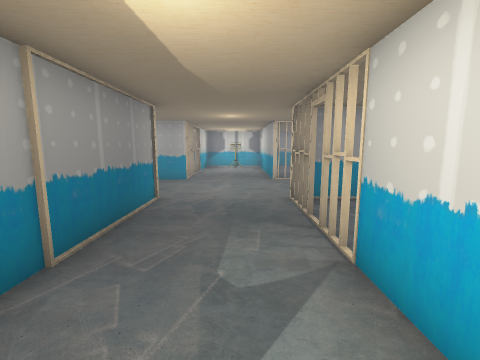
View 1 (above)

20 first-person views from a walk through a scene from a Unity 3-D project. The camera is 1.4 m above the floor, tilts 8° down and sees 90° across. The floor is counted in squares, 1 m on a side. Each view is taken from the middle of a square. On the plan, view 1 faces up. The plan holds only what a view shows up to about 13 squares ahead; the rest is blank. The player is left out.

View 2
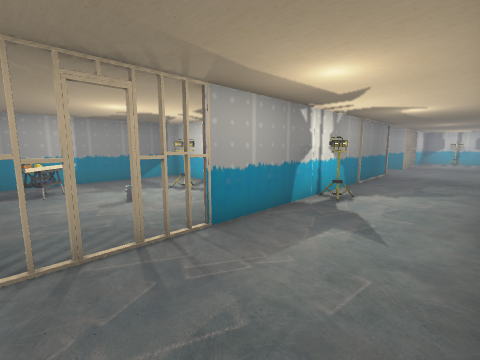

View 3
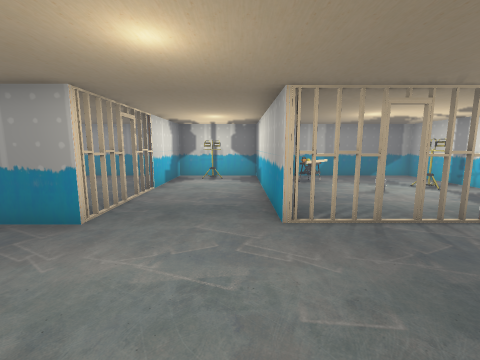

View 4
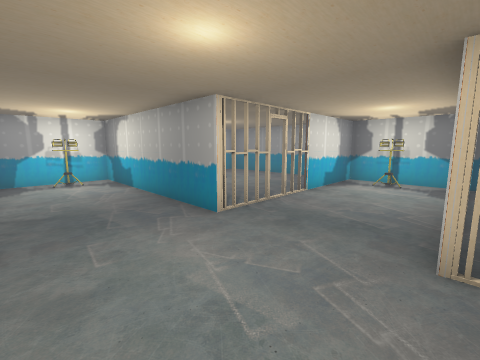

View 5
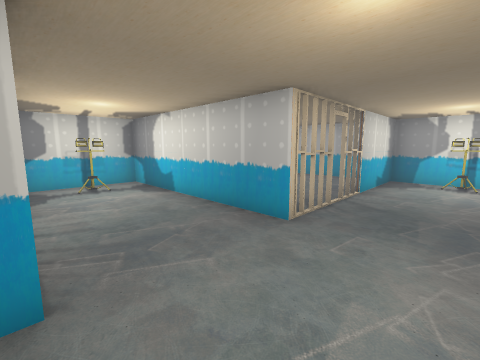

View 6
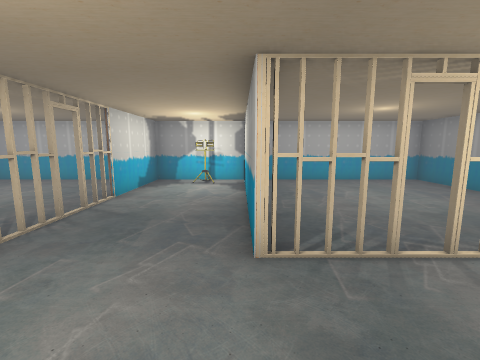

View 7
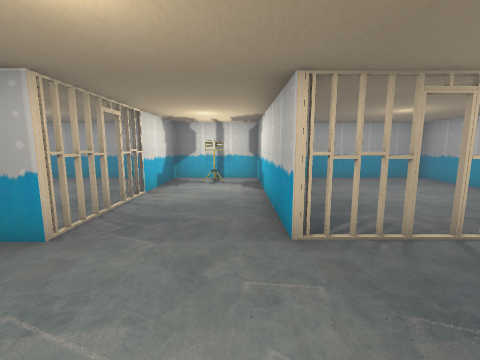

View 8
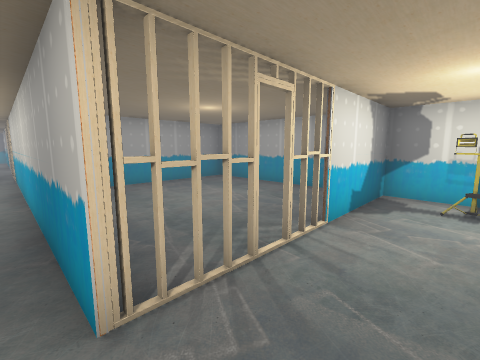

View 9
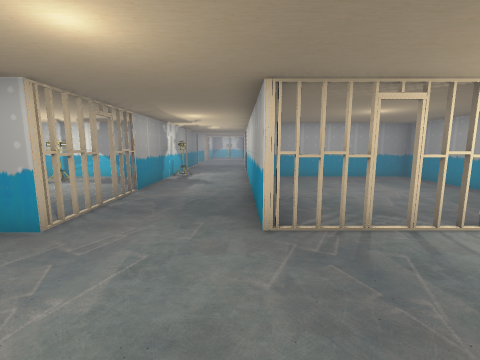

View 10
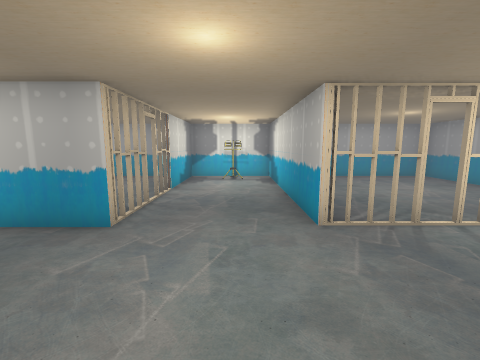

View 11
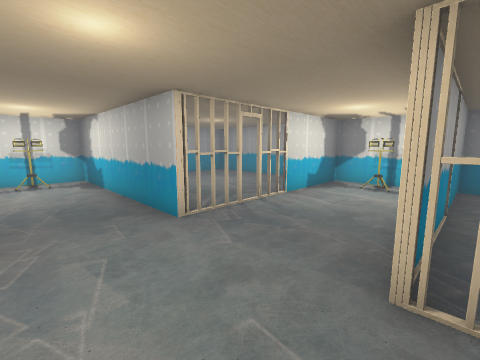

View 12
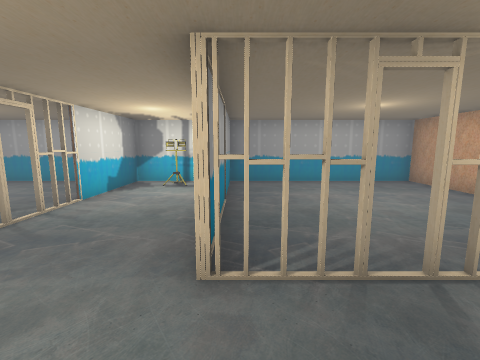

View 13
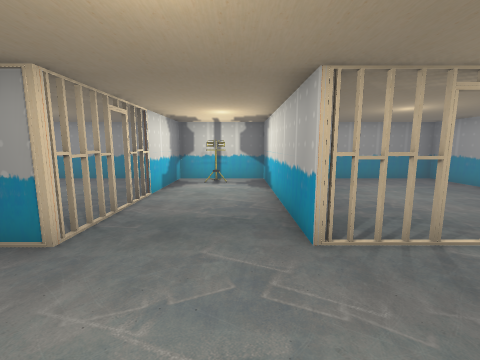

View 14
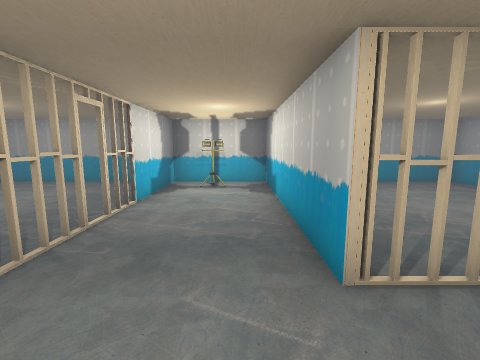

View 15
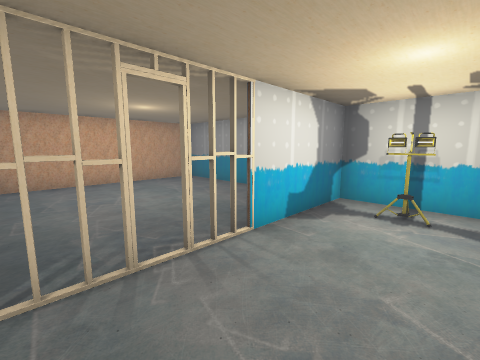

View 16
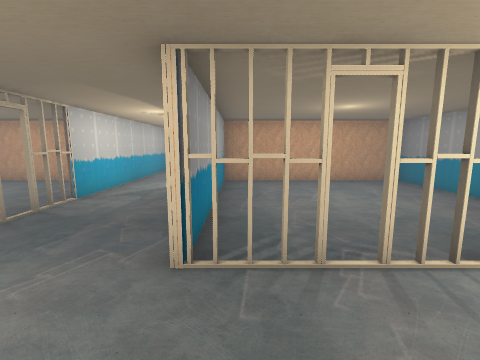

View 17
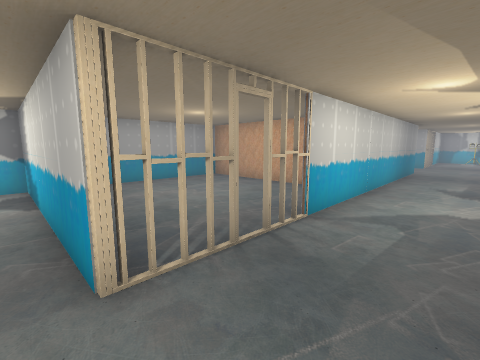

View 18
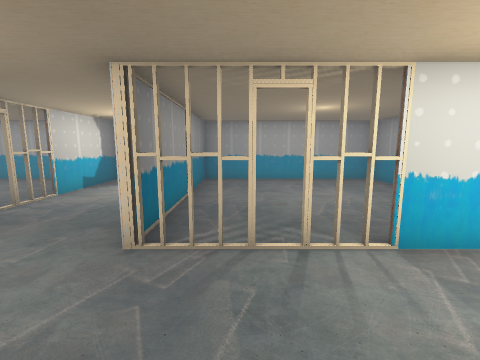

View 19
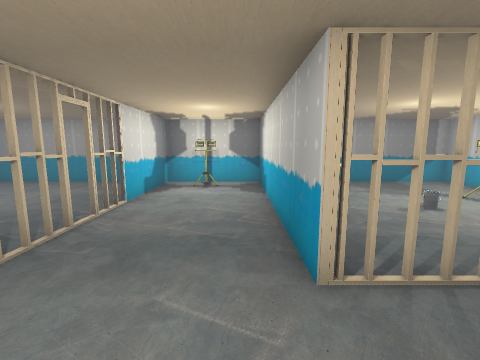

View 20
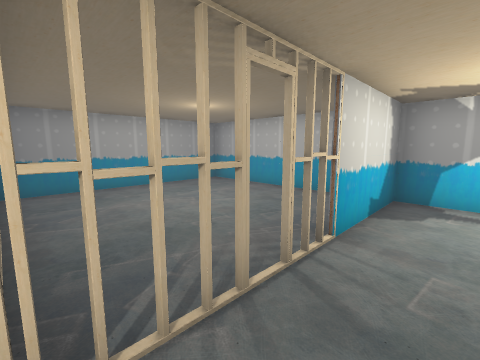

### Floor plan
Key: @ floor where view 1 was taken; # wall or solid block; x gap in a wall; . floor; = window, fence, low wall or low ledge.
Columns run from 10 left of view 1 to 9 right of it. Each row starts with its distance up from view 1.
 17 =###################
 16 =#..... #...#......#
 15 = ......#...#......#
 14 = ......x...=......#
 13 = ......#...=......#
 12    .........=......
 11      ...#...=....
 10 =########......x####
  9 =.................##
  8 =.#...............##
  7 =..................#
  6 =###x#.##...########
  5 =#......#..#=......#
  4 = ......#..........#
  3 = ......#..#.......#
  2 = ......#...#......#
  1 = ......#...#......#
  0 =#......#.@.#......#
 -1 =########...########
 -2 ==..x...#...#......#
 -3 ==......#...#......#
 -4 ==......#...#......#
 -5 ===.....#...=......#
 -6 = = ........=......#
 -7 ==.=....#...=......#
 -8 =########...#..x####
 -9 =..................#
-10 =.................x#
-11 =..................#
-12 =###x#.##...########
-13 = ......#...#......#
-14 ==......#..........#
-15 ==......#...#......#
-16 ==......#...#......#
-17 ==......#...#......#
-18 ==......##..#......#
-19 =###################

Where each view was taken, in squares from view 1:
view 1: 0 up, 0 right, facing up
view 2: 7 down, 1 right, facing up-left
view 3: 9 down, 2 right, facing left
view 4: 8 down, 1 right, facing down-left
view 5: 8 down, 1 left, facing down-right
view 6: 9 down, 2 left, facing down
view 7: 11 down, 2 left, facing right
view 8: 10 down, 1 right, facing up-right
view 9: 12 down, 1 right, facing up
view 10: 6 up, 0 right, facing up
view 11: 6 up, 1 left, facing up-right
view 12: 6 up, 1 left, facing right
view 13: 9 up, 1 right, facing left
view 14: 9 up, 0 right, facing left
view 15: 9 up, 3 left, facing down-left
view 16: 9 up, 3 left, facing down
view 17: 7 up, 1 left, facing down-right
view 18: 7 up, 3 right, facing up
view 19: 9 down, 0 right, facing left
view 20: 12 down, 0 right, facing down-right
